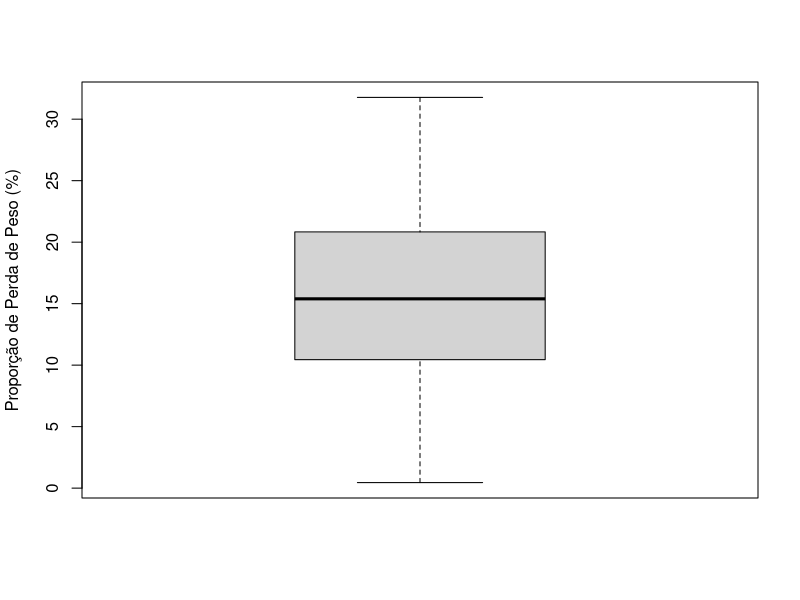
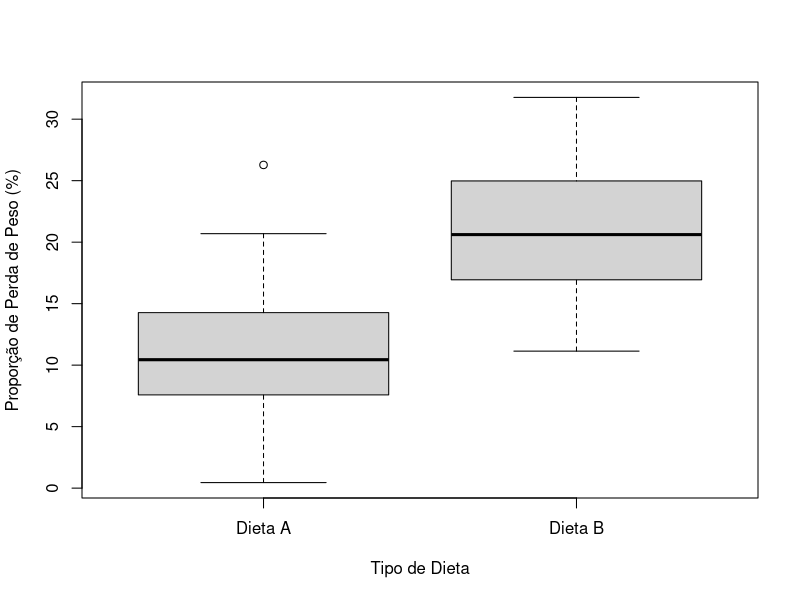

The R source for these figures, in order:
library(here)

dados <- read.csv("data/Dieta.csv", sep=";", dec=",")

# geral
boxplot(dados$Perda, ylab="Proporção de Perda de Peso (%)")

# variável qualitativa
boxplot(dados$Perda~dados$Dieta, ylab="Proporção de Perda de Peso (%)", xlab="Tipo de Dieta", names=c("Dieta A", "Dieta B"))
